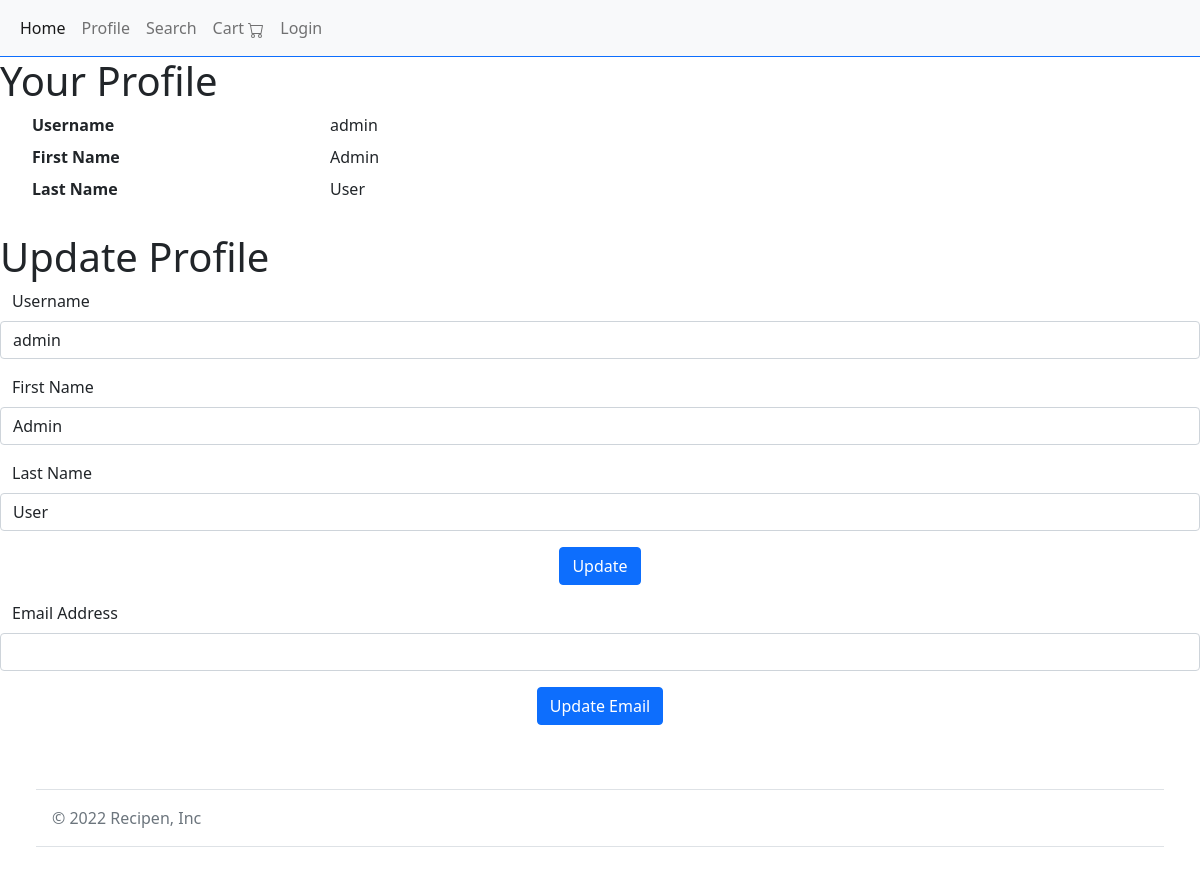
Page /pages/profile.php (signed in) on the committed database.
### tables this page shows
CREATE TABLE `user` (
  `userID` int(11) NOT NULL,
  `username` varchar(255) NOT NULL,
  `firstName` varchar(255) NOT NULL,
  `lastName` varchar(255) NOT NULL,
  `password` varchar(255) NOT NULL
);

### db-controller.php (called while the page is built, shortened)
<?php
function getUser($userID) {
  global $db;
  $query = "SELECT * FROM user WHERE userID=$userID";
  $statement = $db->prepare($query);
  $statement->execute();
  $result = $statement->fetch();
  return $result;
}
 ?>

### pages/profile.php (the view, shortened to what this page needs)
<?php
require("../connect-db.php");
require("../db-controller.php");
$userID = $_SESSION['uid'];
$user = getUser($userID);
?>
<!DOCTYPE html>
<html>
    <head>
        <link href="https://cdn.jsdelivr.net/npm/bootstrap@5.1.1/dist/css/bootstrap.min.css" rel="stylesheet">
    </head>
    <?php include('../templates/header.php') ?>
    <body>
    <table class="" style="width:70%">
              <h1>Your Profile</h1>
              <ul>
                <dl class="row ml-2 pl-2">
                <dt class="col-sm-3 ml-2 pl-2">  <i class="bi bi-file-person"></i> Username</dt>
                <dd class="col-sm-9 ml-2 pl-2"><?php echo $user['username']?> </dd>
                <dt class="col-sm-3 ml-2 pl-2"> <i class="bi bi-envelope-fill"></i> First Name</dt>
                <dd class="col-sm-9 ml-2 pl-2"><?php echo $user['firstName']?> </dd>
                <dt class="col-sm-3 ml-2 pl-2"> <i class="bi bi-envelope-fill"></i> Last Name</dt>
                <dd class="col-sm-9 ml-2 pl-2"><?php echo $user['lastName']?> </dd>
               </dl>
            </ul>
            <div class="row justify-content-center">
            <h1>Update Profile</h1>
                <form name = update action="profile.php" method="post">
                    <div class="row mb-3 mx-3">
                        <label for="name" class="form-label">Username</label>
                        <input type="text" class="form-control" id="username" name="username" value="<?php if ($user!=null) echo $user['username'] ?>" required/>
                    </div>
                    <div class="row mb-3 mx-3">
                        <label for="major" class="form-label">First Name</label>
                        <input type="text" class="form-control" id="firstname" name="firstname" value="<?php if ($user!=null) echo $user['firstName'] ?>" required/>
                    </div>
                    <div class="row mb-3 mx-3">
                        <label for="major" class="form-label">Last Name</label>
                        <input type="text" class="form-control" id="lastname" name="lastname" value="<?php if ($user!=null) echo $user['lastName'] ?>" required/>
                    </div>
                    <div class="text-center mb-3 mx-3">
                    <input type="submit" value="Update" name="update" class="btn btn-primary" title="Update user profile" />
                    </div>
                </form>
                <form name = email_update action="profile.php" method="post">
                  <div class="row mb-3 mx-3">
                      <label class="form-label" for="email">Email Address</label>
                      <input type="email" name="email" id="email" class="form-control" required/>
                </div>
                <div class="text-center mb-3 mx-3">
                    <input type="submit" value="Update Email" name="email_update" class="btn btn-primary" title="Update user email" />
                    </div>
                  </form>
                    </div>
    </body>
</html>

### rows in the picture
user: username "admin", firstName "Admin", lastName "User", firstname "Admin", lastname "User"
